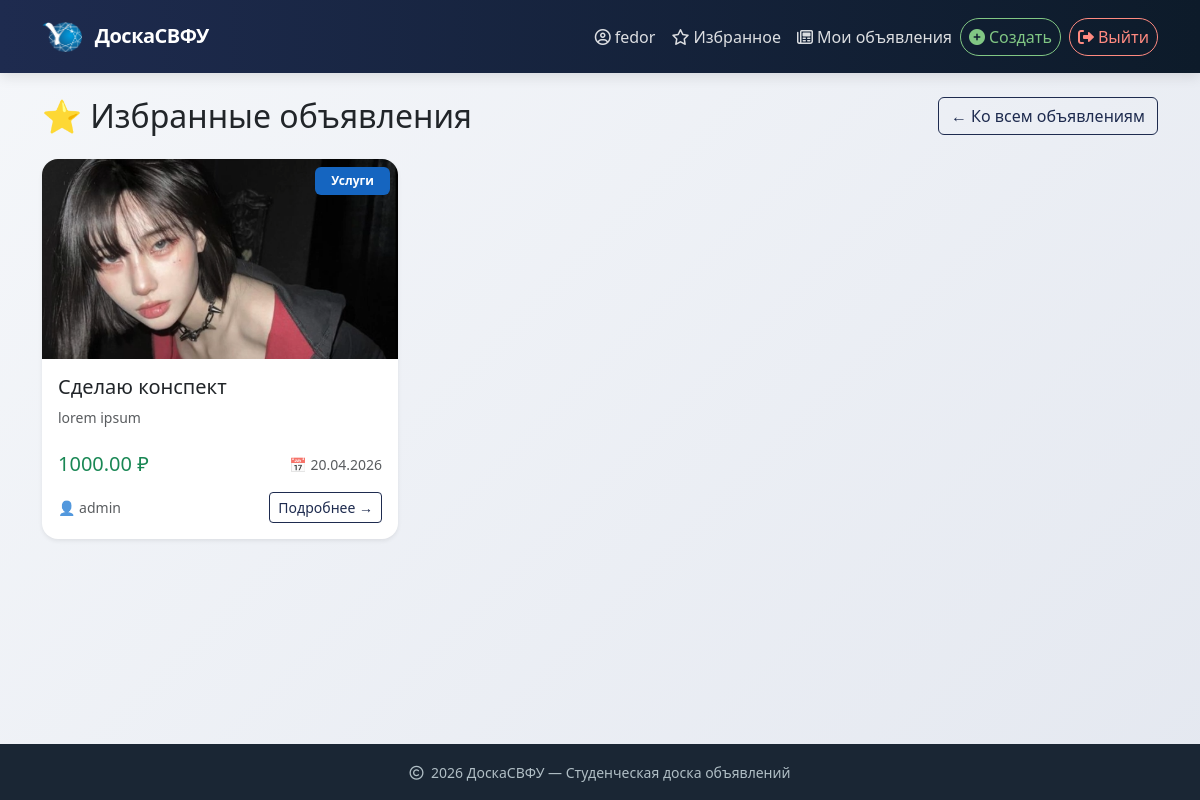
/favorites/ (signed in), run on an earlier commit of the app's database.
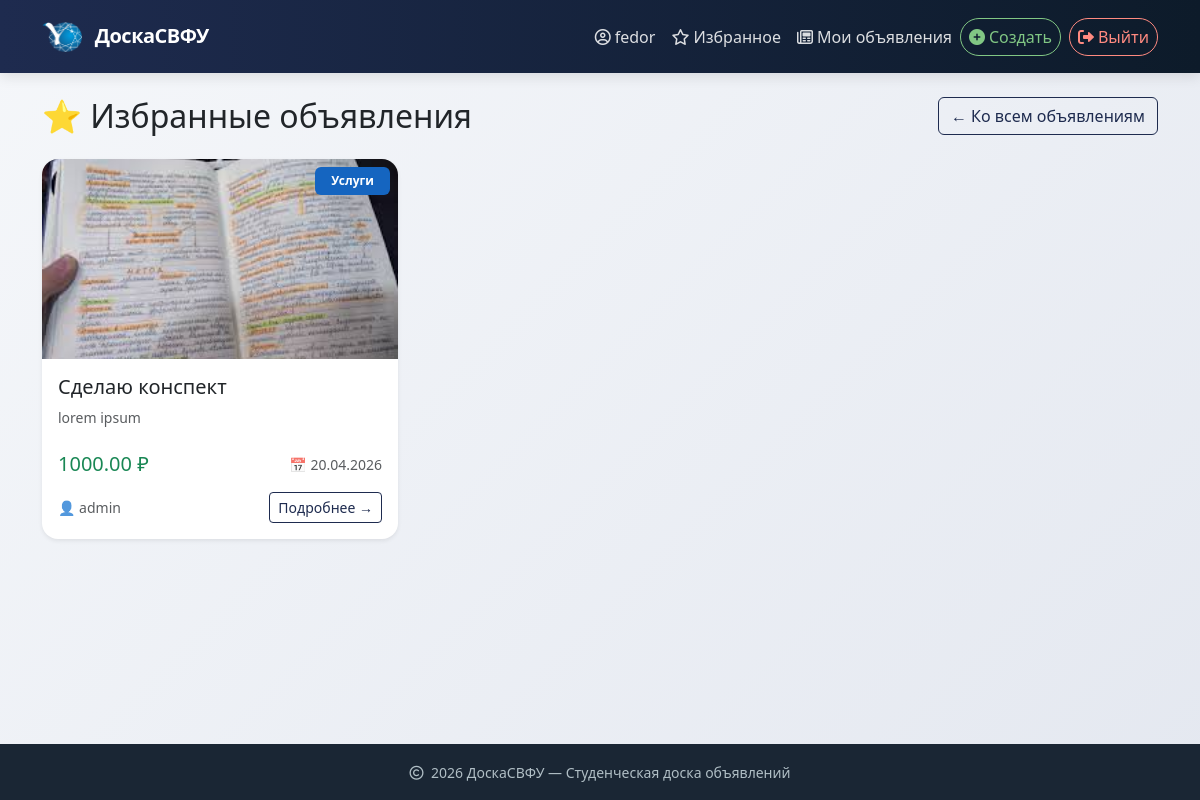
And on a later commit of the database.
### ads/models.py (models this page shows, shortened)
class Favorite(models.Model):
    user = models.ForeignKey(User, on_delete=models.CASCADE, related_name='favorites')
    ad = models.ForeignKey(Ad, on_delete=models.CASCADE, related_name='favorited_by')
    created_at = models.DateTimeField(auto_now_add=True)
    class Meta:
        unique_together = ['user', 'ad']
        verbose_name = "Favorite"
        verbose_name_plural = "Favorites"

class Ad(models.Model):
    title = models.CharField(max_length=200, verbose_name="Название")
    description = models.TextField(verbose_name="Описание")
    price = models.DecimalField(max_digits=10, decimal_places=2, verbose_name="Цена")
    image = models.ImageField(upload_to='ads/', blank=True, null=True, verbose_name="Фотография")
    category = models.ForeignKey(Category, on_delete=models.CASCADE, related_name='ads', verbose_name="Категория")
    author = models.ForeignKey(User, on_delete=models.CASCADE, related_name='ads', verbose_name="Продавец")
    created_at = models.DateTimeField(auto_now_add=True, verbose_name="Создано в")
    is_active = models.BooleanField(default=True, verbose_name="Активно")
    contact_info = models.CharField(max_length=200, blank=True, verbose_name="Контакты для связи", help_text="Телефон, Telegram, email")
    class Meta:
        verbose_name = "Ad"
        verbose_name_plural = "Ads"
        ordering = ['-created_at']

class Category(models.Model):
    name = models.CharField(max_length=100, unique=True, verbose_name="Name")
    class Meta:
        verbose_name = "Категория"
        verbose_name_plural = "Категории"

### ads/views.py (the view)
# urls.py: path('favorites/', views.FavoriteListView.as_view(), name='favorite_list'),
class FavoriteListView(LoginRequiredMixin, ListView):
    model = Favorite
    template_name = 'ads/favorite_list.html'
    context_object_name = 'favorites'
    def get_queryset(self):
        return Favorite.objects.filter(user=self.request.user).select_related('ad')

### templates/ads/favorite_list.html (shortened to what this page needs)
{% extends "base.html" %}
{% load static %}
{% block content %}
<div class="d-flex justify-content-between align-items-center mb-4">
    <h1 class="h2 mb-0">⭐ Избранные объявления</h1>
    <a href="{% url 'ads:ad_list' %}" class="btn btn-outline-primary">
        ← Ко всем объявлениям
    </a>
</div>
{% if favorites %}
<div class="row g-4">
    {% for fav in favorites %}
    <div class="col-lg-4 col-md-6">
        <div class="card h-100 shadow-sm border-0 hover-shadow">
            <div class="position-relative">
                {% if fav.ad.image %}
                <img src="{{ fav.ad.image.url }}" class="card-img-top" alt="{{ fav.ad.title }}"
                     style="height: 200px; object-fit: cover; border-top-left-radius: 0.5rem; border-top-right-radius: 0.5rem;">
                {% else %}
                <div class="bg-light d-flex align-items-center justify-content-center"
                     style="height: 200px; border-top-left-radius: 0.5rem; border-top-right-radius: 0.5rem;">
                    <span class="text-muted">📷 Нет фото</span>
                </div>
                {% endif %}
                <span class="badge bg-primary position-absolute top-0 end-0 m-2 px-3 py-2">
                    {{ fav.ad.category.name }}
                </span>
            </div>
            <div class="card-body d-flex flex-column">
                <h5 class="card-title">
                    <a href="{% url 'ads:ad_detail' fav.ad.pk %}" class="text-decoration-none text-dark">
                        {{ fav.ad.title }}
                    </a>
                </h5>
                <p class="card-text text-muted small flex-grow-1">
                    {{ fav.ad.description|truncatechars:120 }}
                </p>
                <div class="d-flex justify-content-between align-items-center mt-2">
                    <span class="h5 mb-0 text-success">{{ fav.ad.price }} ₽</span>
                    <small class="text-muted">
                        📅 {{ fav.ad.created_at|date:"d.m.Y" }}
                    </small>
                </div>
            </div>
            <div class="card-footer bg-transparent border-0 pb-3 pt-0">
                <div class="d-flex justify-content-between align-items-center">
                    <span class="text-muted small">
                        👤 {{ fav.ad.author.username }}
                    </span>
                    <a href="{% url 'ads:ad_detail' fav.ad.pk %}" class="btn btn-sm btn-outline-primary">
                        Подробнее →
                    </a>
                </div>
            </div>
        </div>
    </div>
    {% endfor %}
</div>
{% endif %}
{% endblock %}

What changed in the data, as far as the page shows it:
changed through a linked row, Favorite "Сделаю конспект": ad.image: a different picture
